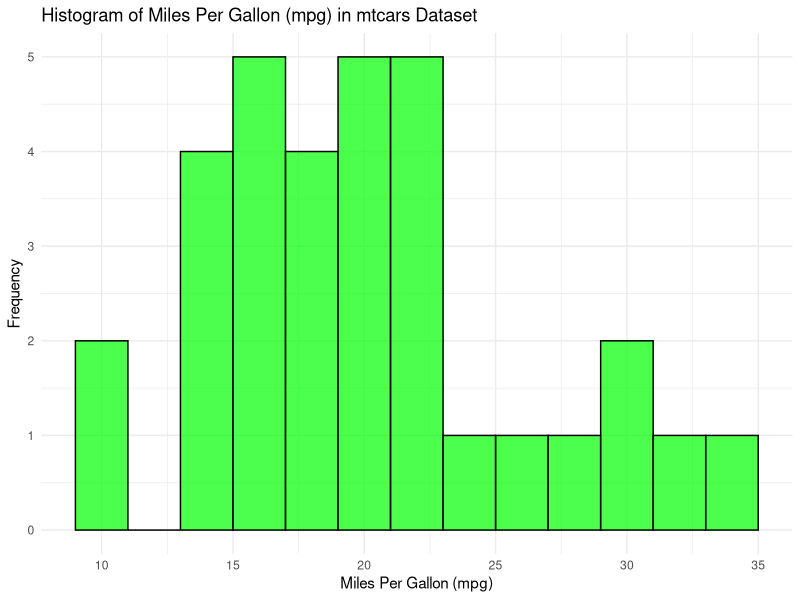
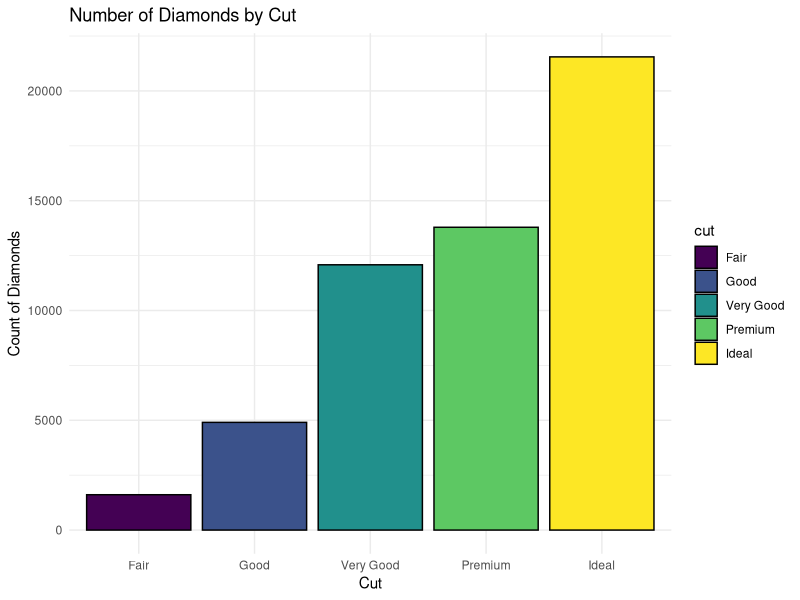
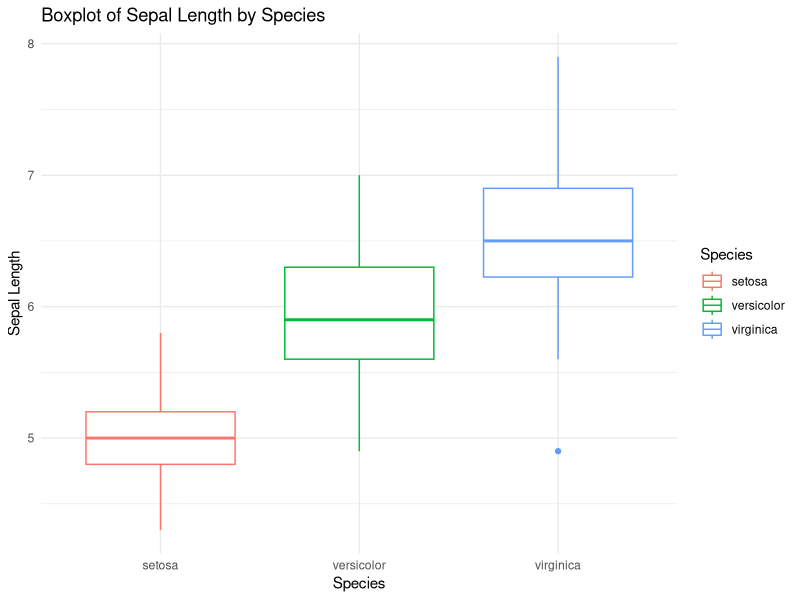
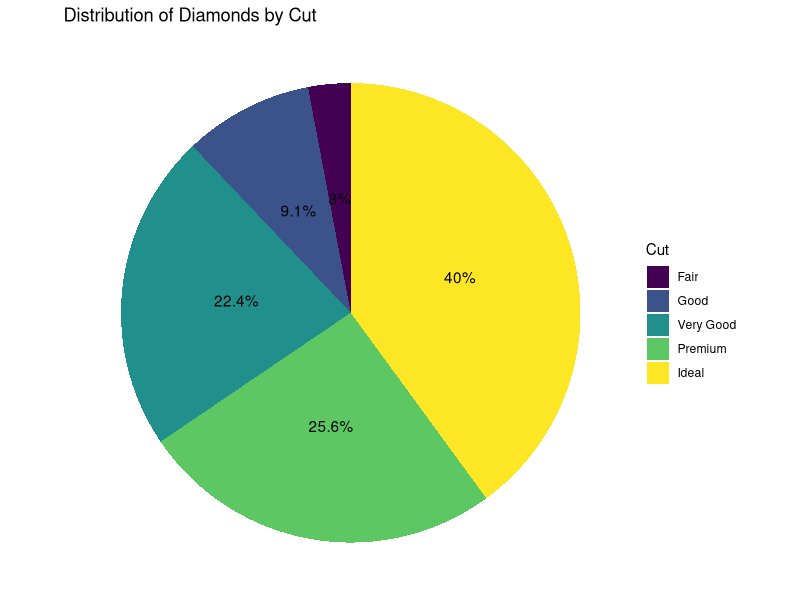
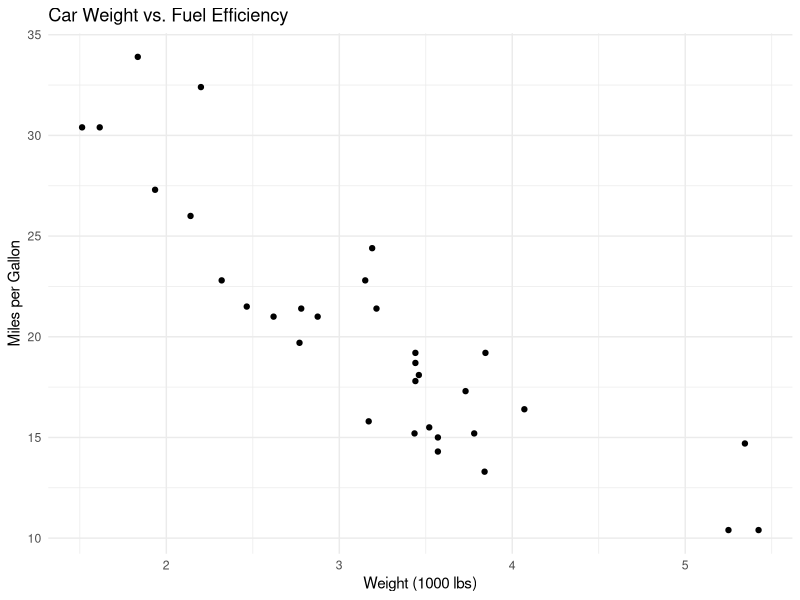
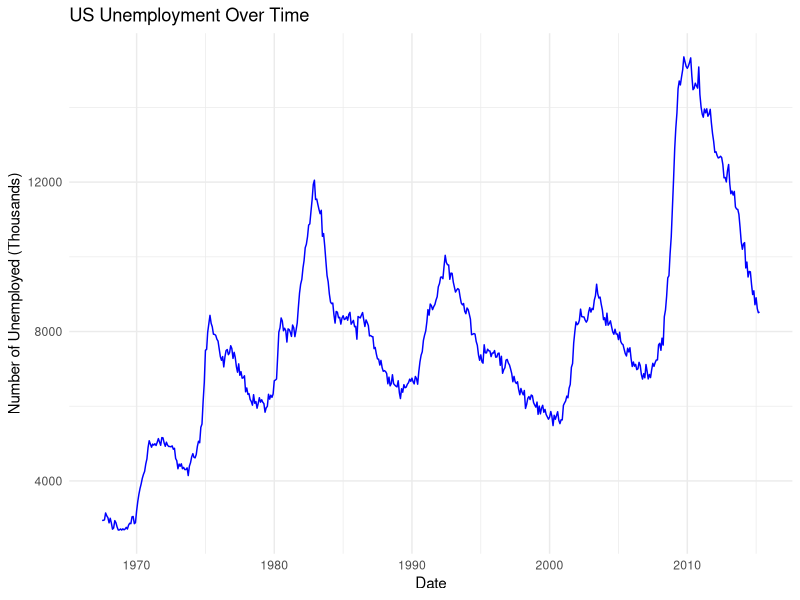
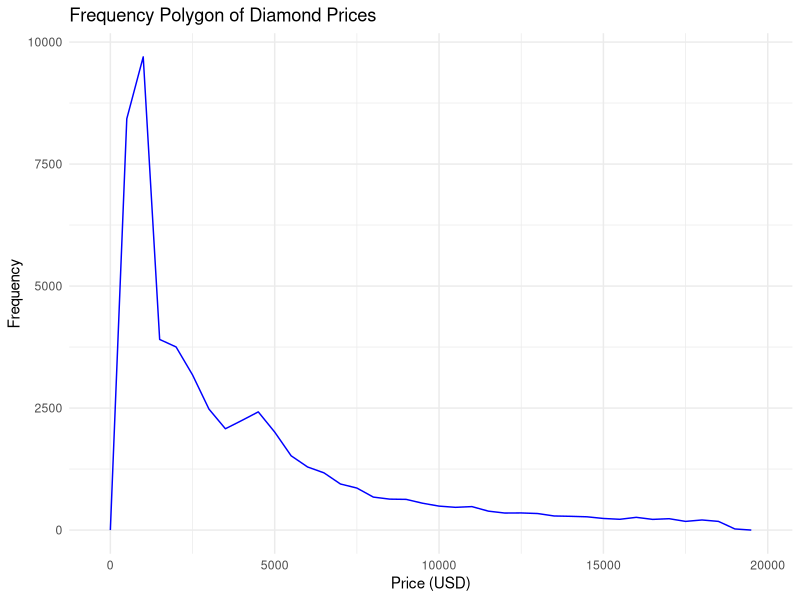
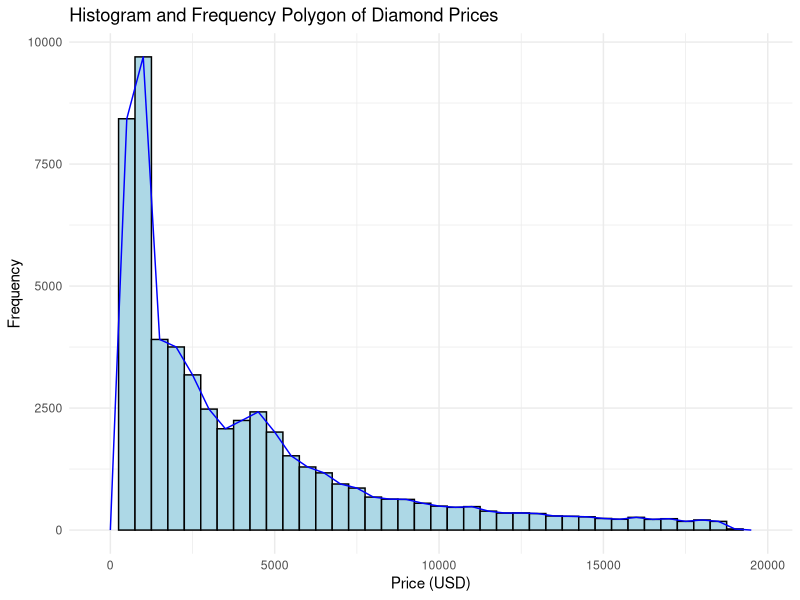

Generate these figures, in order, with R:
## ---- chunk 1
# Load ggplot2 package
library(ggplot2)

# Load the mtcars dataset
data("mtcars")

# Create histogram of the mpg variable
ggplot(mtcars, aes(x = mpg)) +
  geom_histogram(binwidth = 2, fill = "green", color = "black", alpha = 0.7) +
  labs(title = "Histogram of Miles Per Gallon (mpg) in mtcars Dataset",
       x = "Miles Per Gallon (mpg)",
       y = "Frequency") +
  theme_minimal()

## ---- chunk 2

# Create a bar chart colored by diamond cut
ggplot(data = diamonds, aes(x = cut, fill = cut)) + 
  geom_bar(color = "black") + 
  labs(title = "Number of Diamonds by Cut",
       x = "Cut",
       y = "Count of Diamonds") + 
  theme_minimal()

## ---- chunk 3


# Load the iris dataset
data(iris)

# Create a boxplot with color by species
ggplot(iris, aes(x = Species, y = Sepal.Length, color = Species)) +
  geom_boxplot() +
  labs(title = "Boxplot of Sepal Length by Species",
       x = "Species",
       y = "Sepal Length") + 
  theme_minimal()


## ---- chunk 4
library(dplyr)

# Use the diamonds dataset (comes with ggplot2)
data <- diamonds

# Create a data frame with cut counts and percentages
cut_counts <- data %>%
  count(cut) %>%
  mutate(percentage = n / sum(n))

# Create the pie chart
ggplot(cut_counts, aes(x = "", y = percentage, fill = cut)) +
  geom_bar(stat = "identity", width = 1) +
  coord_polar("y", start = 0) +
  labs(title = "Distribution of Diamonds by Cut",
       fill = "Cut") +
  theme_void() +
  geom_text(aes(label = paste0(round(percentage * 100, 1), "%")), 
            position = position_stack(vjust = 0.5))
## ---- chunk 5
# Create the scatterplot
ggplot(mtcars, aes(x = wt, y = mpg)) +
  geom_point() +
  labs(title = "Car Weight vs. Fuel Efficiency",
       x = "Weight (1000 lbs)",
       y = "Miles per Gallon") +
  theme_minimal()
## ---- chunk 6
# Load required library
library(ggplot2)

# Create the plot
ggplot(economics, aes(x = date, y = unemploy)) +
  geom_line(color = "blue") +
  labs(title = "US Unemployment Over Time",
       x = "Date",
       y = "Number of Unemployed (Thousands)") +
  theme_minimal()
## ---- chunk 7
# Load the ggplot2 library
library(ggplot2)

# Create the frequency polygon
ggplot(diamonds, aes(x = price)) +
  geom_freqpoly(binwidth = 500, color = "blue") +
  labs(title = "Frequency Polygon of Diamond Prices",
       x = "Price (USD)",
       y = "Frequency") +
  theme_minimal()
## ---- chunk 8
# Create the histogram with frequency polygon
ggplot(diamonds, aes(x = price)) +
  geom_histogram(binwidth = 500, fill = "lightblue", color = "black") +
  geom_freqpoly(binwidth = 500, color = "blue") +
  labs(title = "Histogram and Frequency Polygon of Diamond Prices",
       x = "Price (USD)",
       y = "Frequency") +
  theme_minimal()
